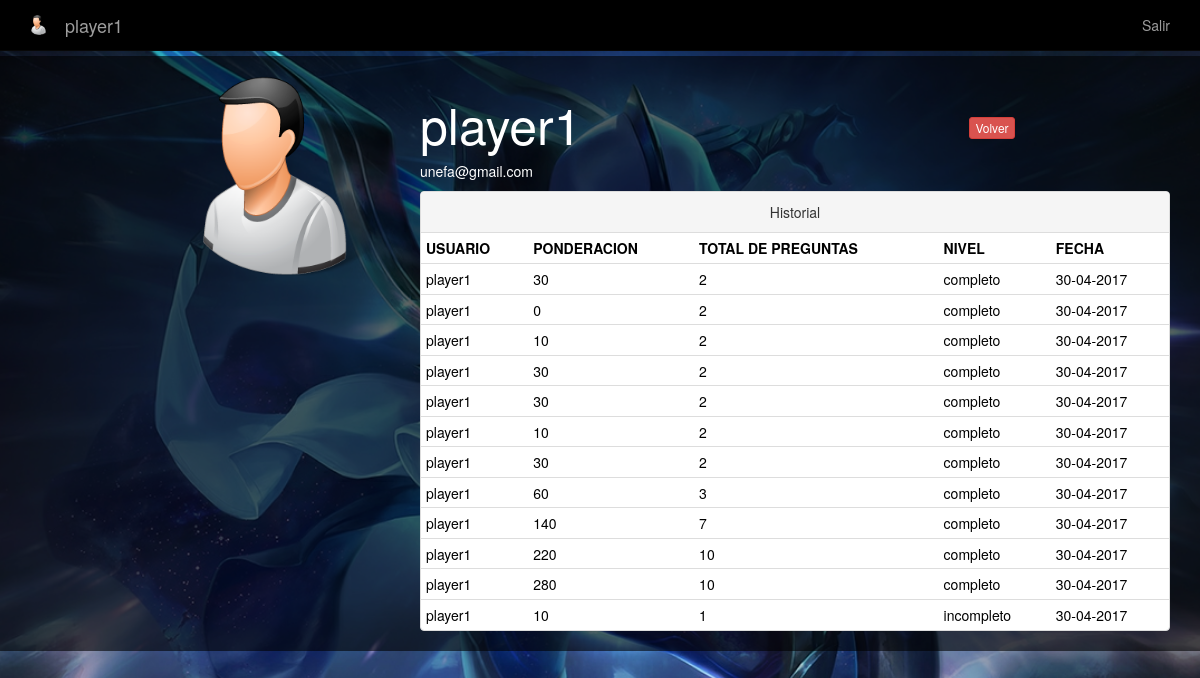
Page /perfil.php (signed in) on the committed database.
### tables this page shows
CREATE TABLE `participante` (
  `id_participante` int(4) NOT NULL,
  `user` varchar(15) NOT NULL,
  `pass` varchar(15) NOT NULL,
  `nombre_participante` varchar(15) NOT NULL,
  `apellido_participante` varchar(15) NOT NULL,
  `correo_participante` varchar(30) NOT NULL,
  `estatus_nivel` int(2) NOT NULL
);

CREATE TABLE `historial` (
  `id_historial` int(4) NOT NULL,
  `user` varchar(15) NOT NULL,
  `ponderacion` varchar(10) NOT NULL,
  `progreso` varchar(10) NOT NULL,
  `session` varchar(10) NOT NULL,
  `fecha` varchar(15) NOT NULL
);

### perfil.php (the view, shortened to what this page needs)
<?php
if ($_SESSION["user"])
{
?>
<!doctype html>
<html>
        <head>
            <link rel="stylesheet" href="css/bootstrap.min.css">
            <link rel="stylesheet" href="estilos.css">
        </head>
        <body class="fondo">
            <div class="container">
                <br>
                <header>
                    <nav class="navbar navbar-inverse navbar-fixed-top" style="background:#000000;">
                        <div class="container">
                            <div class="navbar-header">
                                <a class="navbar-brand">
                                    <img alt="Brand" src="img/Person-Male-Light-icon.png" width="20" height="20">
                                </a>
                                <a href="#" class="navbar-brand"><?=$_SESSION["user"];?></a>
                            </div>
                            <div class="collapse navbar-collapse" id="navbar1">
                                <ul class="nav navbar-nav navbar-right">
                                    <li><a href="salir.php">Salir</a></li>
                                </ul>
                            </div>
                        </div>
                    </nav>
                </header>
            </div>
            <div class="container-fluid cuerpo" style="margin-top:3%;">
                <div class="col-md-12" align="center">
                    <div class="row">
                        <div class="col-md-4" align="right"><br>
                            <img src="img/Person-Male-Light-icon.png" alt="" width="200"><br>
                        </div>
                        <div class="col-md-4">
                            <br>
                            <h1 style="font-size:50px" align="left"><?=$_SESSION["user"];?></h1>
                            <?php
                                require_once("conexion.php");
                                $user=$_SESSION["user"];
                                $query1= "SELECT correo_participante FROM participante WHERE user = '$user'";
                                $resultado1 = mysql_query($query1,$con);
                                $row1 =  mysql_fetch_assoc ($resultado1);
                                $correo = $row1['correo_participante'];
                                echo "<p align='left'>".$correo."</p>";
                            ?>
                        </div>
                        <div class="col-md-4"><br><br><br>
                            <a href="menu.php" style="margin-left:4px;" class="btn btn-danger btn-xs">Volver</a>
                        </div>
                        <div class="col-md-8">
                        <?php
                            $user=$_SESSION["user"];
                            $where ="where user like '".$user."'";
                            $historial= "SELECT * FROM historial $where";
                            $res = mysql_query($historial,$con);
                        ?>
                        <div class="panel panel-default">
                            <div class="panel-heading">Historial</div>
                                <table class="table table-condensed " style="color:black">
                                    <tr>
                                        <th>USUARIO</th>
                                        <th>PONDERACION</th>
                                        <th>TOTAL DE PREGUNTAS</th>
                                        <th>NIVEL</th>
                                        <th>FECHA</th>
                                    </tr>
                                    <?php
                                        while ($registroHistorial =  mysql_fetch_assoc ($res)){
                                            echo
                                                '<tr>
                                                    <td>'.$registroHistorial['user'].'</td>
                                                    <td>'.$registroHistorial['ponderacion'].'</td>
                                                    <td>'.$registroHistorial['progreso'].'</td>
                                                    <td>'.$registroHistorial['session'].'</td>
                                                    <td>'.$registroHistorial['fecha'].'</td>
                                                <tr>';
                                        }
                                    ?>
                                </table>
                            </div>
                        </div>
                    </div>
    </body>
                    <?php
                        }else{
                            header("location:error_session.php");
                        }
                    ?>
</html>

### estilos.css (style rules this page uses)
.fondo { background:url(img/MasterYi_10.jpg) no-repeat center center fixed ; -webkit-background-size: cover; -moz-background-size: cover; -o-background-size: cover; background-size: cover; width: 100%; }
.cuerpo { background:rgba(0,0,0,0.6); color:#FFFFFF; }

### rows in the picture
participante: correo_participante "unefa@gmail.com"
historial: user "player1", ponderacion "30", progreso "2", session "completo", fecha "30-04-2017"
historial: user "player1", ponderacion "0", progreso "2", session "completo", fecha "30-04-2017"
historial: user "player1", ponderacion "10", progreso "2", session "completo", fecha "30-04-2017"
historial: user "player1", ponderacion "30", progreso "2", session "completo", fecha "30-04-2017"
historial: user "player1", ponderacion "30", progreso "2", session "completo", fecha "30-04-2017"
historial: user "player1", ponderacion "10", progreso "2", session "completo", fecha "30-04-2017"
historial: user "player1", ponderacion "30", progreso "2", session "completo", fecha "30-04-2017"
historial: user "player1", ponderacion "60", progreso "3", session "completo", fecha "30-04-2017"
historial: user "player1", ponderacion "140", progreso "7", session "completo", fecha "30-04-2017"
historial: user "player1", ponderacion "220", progreso "10", session "completo", fecha "30-04-2017"
historial: user "player1", ponderacion "280", progreso "10", session "completo", fecha "30-04-2017"
historial: user "player1", ponderacion "10", progreso "1", session "incompleto", fecha "30-04-2017"

### other values in the picture
$_SESSION["user"] "player1"
